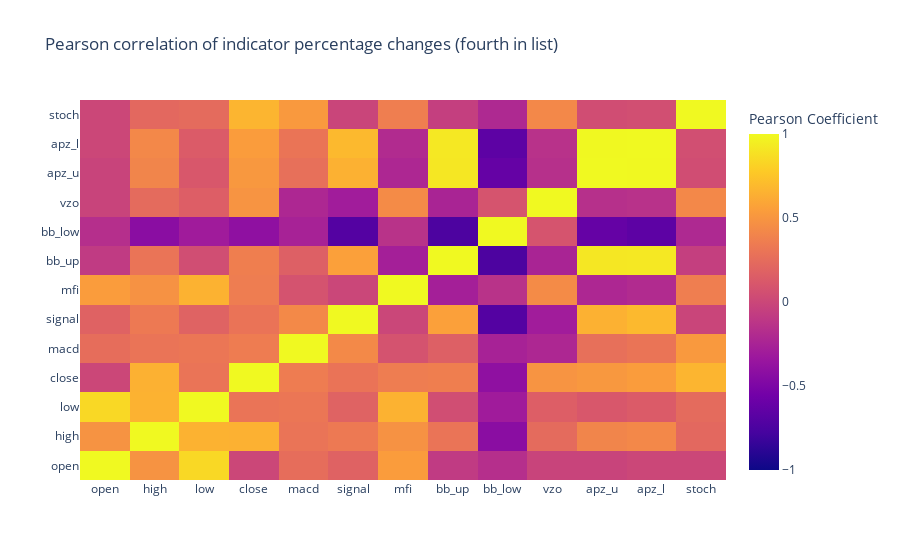

Notebook code cell kept with this figure:
### Code cell
heatmap = go.Heatmap(
    z=n3_indicators.iloc[-20:].pct_change().corr(method='pearson').values,
    x=n3_indicators.columns,
    y=n3_indicators.columns,
    colorbar=dict(title='Pearson Coefficient'),
)

layout = go.Layout(title="Pearson correlation of indicator percentage changes (fourth in list)")

heatmap['zmax'] = 1.0
heatmap['zmin'] = -1.0

fig = go.Figure(data=[heatmap], layout=layout)
py.iplot(fig)

### Figure 1 — Plotly figure (JSON) as saved in the notebook; plotly's stock layout.template omitted (floating-point values rounded to 4 significant figures; data arrays with more than 128 entries replaced by an {"elided": "..."} marker saying what was removed)
{"data": [{"colorbar": {"title": {"text": "Pearson Coefficient"}}, "type": "heatmap", "x": ["open", "high", "low", "close", "macd", "signal", "mfi", "bb_up", "bb_low", "vzo", "apz_u", "apz_l", "stoch"], "y": ["open", "high", "low", "close", "macd", "signal", "mfi", "bb_up", "bb_low", "vzo", "apz_u", "apz_l", "stoch"], "z": {"elided": "13x13 float values"}, "zmax": 1, "zmin": -1}], "layout": {"title": {"text": "Pearson correlation of indicator percentage changes (fourth in list)"}}}
